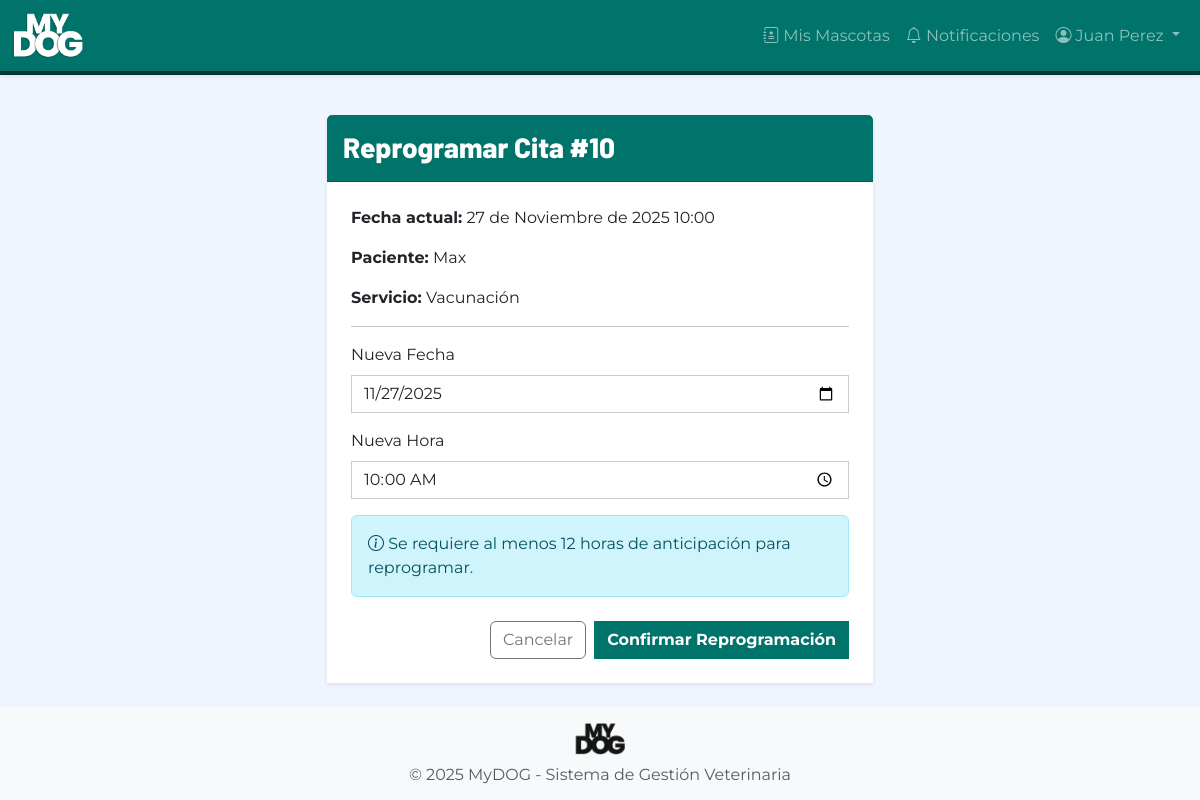
The app's page /citas/10/reprogramar/ (signed in) with its own data.
### autenticacion/models.py (models this page shows, shortened)
class Usuario(AbstractUser):
    ROL_CHOICES = [
        ('ADMIN', 'Administrador'),
        ('VETERINARIO', 'Veterinario'),
        ('ADMINISTRATIVO', 'Personal Administrativo'),
        ('PROPIETARIO', 'Propietario'),
    ]
    rol = models.CharField(
        max_length=20,
        choices=ROL_CHOICES,
        verbose_name='Rol',
        help_text='Rol del usuario en el sistema'
    )
    activo = models.BooleanField(
        default=True,
        verbose_name='Activo',
        help_text='Indica si el usuario puede acceder al sistema'
    )
    intentos_fallidos = models.IntegerField(
        default=0,
        verbose_name='Intentos fallidos',
        help_text='Número de intentos fallidos de login consecutivos'
    )
    bloqueado_hasta = models.DateTimeField(
        null=True,
        blank=True,
        verbose_name='Bloqueado hasta',
        help_text='Fecha y hora hasta la cual el usuario está bloqueado'
    )
    foto_perfil = models.ImageField(
        upload_to='perfiles/',
        null=True,
        blank=True,
        verbose_name='Foto de perfil'
    )
    telefono = models.CharField(
        max_length=15,
        blank=True,
        verbose_name='Teléfono'
    )
    fecha_creacion = models.DateTimeField(
        auto_now_add=True,
        verbose_name='Fecha de creación'
    )
    fecha_modificacion = models.DateTimeField(
        auto_now=True,
        verbose_name='Fecha de modificación'
    )
    class Meta:
        verbose_name = 'Usuario'
        verbose_name_plural = 'Usuarios'
        ordering = ['-fecha_creacion']
    def es_admin(self):
        return self.rol == 'ADMIN'

### citas/models.py (models this page shows, shortened)
class Cita(models.Model):
    ESTADO_CHOICES = [
        ('PROGRAMADA', 'Programada'),
        ('CONFIRMADA', 'Confirmada'),
        ('COMPLETADA', 'Completada'),
        ('CANCELADA', 'Cancelada'),
        ('INASISTENCIA', 'Inasistencia'),
    ]
    propietario = models.ForeignKey(
        'propietarios.Propietario',
        on_delete=models.PROTECT,
        related_name='citas',
        verbose_name='Propietario',
        help_text='Propietario de la mascota'
    )
    mascota = models.ForeignKey(
        'mascotas.Mascota',
        on_delete=models.PROTECT,
        related_name='citas',
        verbose_name='Mascota',
        help_text='Mascota a atender'
    )
    servicio = models.ForeignKey(
        'servicios.Servicio',
        on_delete=models.PROTECT,
        related_name='citas',
        verbose_name='Servicio',
        help_text='Servicio veterinario solicitado'
    )
    veterinario = models.ForeignKey(
        'autenticacion.Usuario',
        on_delete=models.PROTECT,
        limit_choices_to={'rol': 'VETERINARIO'},
        related_name='citas_asignadas',
        verbose_name='Veterinario',
        help_text='Veterinario asignado'
    )
    fecha = models.DateField(
        verbose_name='Fecha',
        help_text='Fecha de la cita'
    )
    hora = models.TimeField(
        verbose_name='Hora',
        help_text='Hora de inicio de la cita'
    )
    estado = models.CharField(
        max_length=15,
        choices=ESTADO_CHOICES,
        default='PROGRAMADA',
        verbose_name='Estado'
    )
    es_emergencia = models.BooleanField(
        default=False,
        verbose_name='Es emergencia',
        help_text='Indica si es una cita de emergencia (sin restricciones de horario)'
    )
    observaciones = models.TextField(
        max_length=500,
        blank=True,
        verbose_name='Observaciones',
        help_text='Observaciones o motivo de la cita'
    )
    motivo_cancelacion = models.TextField(
        max_length=500,
        blank=True,
        verbose_name='Motivo de cancelación',
        help_text='Motivo por el cual se canceló la cita'
    )
    fecha_creacion = models.DateTimeField(
        auto_now_add=True,
        verbose_name='Fecha de creación'
    )
    fecha_modificacion = models.DateTimeField(
        auto_now=True,
        verbose_name='Fecha de modificación'
    )
    usuario_creador = models.ForeignKey(
        'autenticacion.Usuario',
        on_delete=models.PROTECT,
        related_name='citas_creadas',
        verbose_name='Usuario creador',
        help_text='Usuario que creó la cita'
    )
    class Meta:
        verbose_name = 'Cita'
        verbose_name_plural = 'Citas'
        ordering = ['-fecha', '-hora']
        indexes = [
            models.Index(fields=['fecha', 'hora']),
            models.Index(fields=['veterinario', 'fecha']),
            models.Index(fields=['estado']),
        ]
        unique_together = [['veterinario', 'fecha', 'hora']]  # No permitir citas duplicadas
    def puede_reprogramar(self, usuario):
        if self.estado not in ['PROGRAMADA', 'CONFIRMADA']:
            return False, 'La cita ya no puede ser reprogramada'
        if usuario.es_admin():
            return True, ''
        fecha_hora_cita = datetime.combine(self.fecha, self.hora)
        ahora = timezone.now()
        diferencia = fecha_hora_cita - ahora.replace(tzinfo=None)
        if diferencia < timedelta(hours=12):
            return False, 'La reprogramación requiere al menos 12 horas de anticipación'
        return True, ''

### mascotas/models.py (models this page shows, shortened)
class Mascota(models.Model):
    ESPECIE_CHOICES = [
        ('PERRO', 'Perro'),
        ('GATO', 'Gato'),
        ('AVE', 'Ave'),
        ('ROEDOR', 'Roedor'),
        ('REPTIL', 'Reptil'),
        ('OTRO', 'Otro'),
    ]
    SEXO_CHOICES = [
        ('M', 'Macho'),
        ('H', 'Hembra'),
    ]
    propietario = models.ForeignKey(
        'propietarios.Propietario',
        on_delete=models.PROTECT,
        related_name='mascotas',
        verbose_name='Propietario',
        help_text='Propietario actual de la mascota'
    )
    nombre = models.CharField(
        max_length=50,
        verbose_name='Nombre',
        help_text='Nombre de la mascota (2-50 caracteres)'
    )
    especie = models.CharField(
        max_length=10,
        choices=ESPECIE_CHOICES,
        verbose_name='Especie',
        help_text='Especie de la mascota'
    )
    raza = models.CharField(
        max_length=50,
        verbose_name='Raza',
        help_text='Raza de la mascota'
    )
    edad = models.PositiveIntegerField(
        validators=[MinValueValidator(0)],
        verbose_name='Edad',
        help_text='Edad de la mascota en años'
    )
    peso = models.DecimalField(
        max_digits=5,
        decimal_places=2,
        null=True,
        blank=True,
        validators=[MinValueValidator(0.01)],
        verbose_name='Peso',
        help_text='Peso de la mascota en kilogramos (opcional)'
    )
    sexo = models.CharField(
        max_length=1,
        choices=SEXO_CHOICES,
        blank=True,
        verbose_name='Sexo',
        help_text='Sexo de la mascota (opcional)'
    )
    observaciones = models.TextField(
        max_length=300,
        blank=True,
        verbose_name='Observaciones',
        help_text='Observaciones adicionales (máx 300 caracteres)'
    )
    foto = models.ImageField(
        upload_to='mascotas/',
        null=True,
        blank=True,
        verbose_name='Foto',
        help_text='Foto de la mascota'
    )
    activo = models.BooleanField(
        default=True,
        verbose_name='Activo',
        help_text='Indica si la mascota está activa (no transferida ni fallecida)'
    )
    fecha_registro = models.DateTimeField(
        auto_now_add=True,
        verbose_name='Fecha de registro'
    )
    fecha_modificacion = models.DateTimeField(
        auto_now=True,
        verbose_name='Fecha de modificación'
    )
    class Meta:
        verbose_name = 'Mascota'
        verbose_name_plural = 'Mascotas'
        ordering = ['-fecha_registro']
        indexes = [
            models.Index(fields=['propietario', 'nombre']),
            models.Index(fields=['especie']),
        ]

### servicios/models.py (models this page shows, shortened)
class Servicio(models.Model):
    TIPO_CHOICES = [
        ('CONSULTA', 'Consulta veterinaria'),
        ('VACUNACION', 'Vacunación'),
        ('DESPARASITACION', 'Desparasitación'),
        ('CIRUGIA', 'Cirugía'),
        ('CONTROL_PESO', 'Control de peso'),
        ('PELUQUERIA', 'Peluquería'),
        ('VENTA_PRODUCTOS', 'Venta de productos'),
        ('OTRO', 'Otro'),
    ]
    nombre = models.CharField(
        max_length=20,
        choices=TIPO_CHOICES,
        unique=True,
        verbose_name='Nombre del servicio',
        help_text='Tipo de servicio veterinario'
    )
    duracion_minutos = models.PositiveIntegerField(
        validators=[MinValueValidator(15)],
        verbose_name='Duración en minutos',
        help_text='Duración estimada del servicio (mínimo 15 minutos)'
    )
    precio = models.DecimalField(
        max_digits=10,
        decimal_places=2,
        validators=[MinValueValidator(0)],
        verbose_name='Precio',
        help_text='Precio del servicio en pesos colombianos'
    )
    descripcion = models.TextField(
        max_length=500,
        blank=True,
        verbose_name='Descripción',
        help_text='Descripción detallada del servicio (opcional)'
    )
    activo = models.BooleanField(
        default=True,
        verbose_name='Activo',
        help_text='Indica si el servicio está disponible para agendamiento'
    )
    color_calendario = models.CharField(
        max_length=7,
        default='#00736A',
        verbose_name='Color en calendario',
        help_text='Color en formato hexadecimal para mostrar en calendario'
    )
    fecha_creacion = models.DateTimeField(
        auto_now_add=True,
        verbose_name='Fecha de creación'
    )
    fecha_modificacion = models.DateTimeField(
        auto_now=True,
        verbose_name='Fecha de modificación'
    )
    class Meta:
        verbose_name = 'Servicio'
        verbose_name_plural = 'Servicios'
        ordering = ['nombre']

### citas/views.py (the view, shortened to what this page needs)
# urls.py: path('<int:pk>/reprogramar/', views.reprogramar_cita, name='reprogramar'),
@login_required
def reprogramar_cita(request, pk):
    cita = get_object_or_404(Cita, pk=pk)
    if request.user.rol == 'PROPIETARIO' and cita.propietario.usuario_id != request.user.id:
        messages.error(request, 'No tienes permisos para gestionar esta cita.')
        return redirect('citas:detalle', pk=pk)
    puede_reprogramar, mensaje = cita.puede_reprogramar(request.user)
    if not puede_reprogramar:
        messages.error(request, mensaje)
        return redirect('citas:detalle', pk=pk)
    return render(request, 'citas/reprogramar.html', {'cita': cita})

### templates/citas/reprogramar.html (shortened to what this page needs)
{% extends 'base.html' %}
{% block content %}
<div class="row justify-content-center">
    <div class="col-md-6">
        <div class="card shadow-sm border-0">
            <div class="card-header bg-primary-mydog text-white py-3">
                <h3 class="font-titulo mb-0">Reprogramar Cita #{{ cita.id }}</h3>
            </div>
            <div class="card-body p-4">
                <p><strong>Fecha actual:</strong> {{ cita.fecha }} {{ cita.hora }}</p>
                <p><strong>Paciente:</strong> {{ cita.mascota.nombre }}</p>
                <p><strong>Servicio:</strong> {{ cita.servicio.get_nombre_display }}</p>
                <hr>
                <form method="post">
                    <div class="mb-3">
                        <label for="fecha" class="form-label">Nueva Fecha</label>
                        <input type="date" name="fecha" id="fecha" class="form-control" value="{{ cita.fecha|date:'Y-m-d' }}" required>
                    </div>
                    <div class="mb-3">
                        <label for="hora" class="form-label">Nueva Hora</label>
                        <input type="time" name="hora" id="hora" class="form-control" value="{{ cita.hora|time:'H:i' }}" required>
                    </div>
                    <div class="alert alert-info">
                        <i class="bi bi-info-circle"></i> Se requiere al menos 12 horas de anticipación para reprogramar.
                    </div>
                    <div class="d-flex justify-content-end gap-2 mt-4">
                        <a href="{% url 'citas:detalle' cita.pk %}" class="btn btn-outline-secondary">Cancelar</a>
                        <button type="submit" class="btn btn-primary-mydog">Confirmar Reprogramación</button>
                    </div>
                </form>
            </div>
        </div>
    </div>
</div>
{% endblock %}

### templates/base.html (shortened to what this page needs)
{% load static %}
<!DOCTYPE html>
<html lang="es">
<head>
    <link href="https://cdn.jsdelivr.net/npm/bootstrap@5.3.0/dist/css/bootstrap.min.css" rel="stylesheet">
    <link rel="stylesheet" href="https://cdn.jsdelivr.net/npm/bootstrap-icons@1.11.0/font/bootstrap-icons.css">
    <link rel="stylesheet" href="{% static 'css/base.css' %}">
    <link rel="stylesheet" href="{% static 'css/responsive.css' %}">
</head>
<body>
    <nav class="navbar navbar-expand-lg navbar-dark bg-primary-mydog shadow-sm">
        <div class="container-fluid">
            <a class="navbar-brand" href="{% url 'home' %}">
                <img src="{% static 'img/logo-mydog-blanco.png' %}" alt="MyDOG" height="45" class="d-inline-block">
            </a>
            <div class="collapse navbar-collapse" id="navbarNav">
                <ul class="navbar-nav ms-auto">
                    {% if user.is_authenticated %}
                        <li class="nav-item">
                            <a class="nav-link" href="{% url 'historiales:mis_mascotas' %}">
                                <i class="bi bi-journal-medical"></i>
                                {% if user.rol == 'PROPIETARIO' %}Mis Mascotas{% else %}Historiales{% endif %}
                            </a>
                        </li>
                        <li class="nav-item">
                            <a class="nav-link" href="{% url 'notificaciones:lista' %}">
                                <i class="bi bi-bell"></i> Notificaciones
                            </a>
                        </li>
                        <li class="nav-item dropdown">
                            <a class="nav-link dropdown-toggle" href="#" role="button" data-bs-toggle="dropdown">
                                <i class="bi bi-person-circle"></i> {{ user.get_full_name|default:user.username }}
                            </a>
                        </li>
                    {% else %}
                        <li class="nav-item">
                            <a class="nav-link" href="{% url 'autenticacion:login' %}">Iniciar Sesión</a>
                        </li>
                    {% endif %}
                </ul>
            </div>
        </div>
    </nav>
    <main class="container py-4">
        {% block content %}{% endblock %}
    </main>
    <footer class="footer mt-auto py-3 bg-light">
        <div class="container text-center">
            <img src="{% static 'img/logo-mydog-negro.png' %}" alt="MyDOG" height="32" class="mb-2">
            <p class="text-muted mb-0">&copy; 2025 MyDOG - Sistema de Gestión Veterinaria</p>
        </div>
    </footer>
</body>
</html>

### static/css/base.css (style rules this page uses)
:root { --color-primary: #00736A; --color-secondary: #003535; --color-accent: #F95C32; --color-accent-light: #0FF7750; --color-bg-light: #F0F4FF; --color-gray: #CCCBD1; --color-white: #FFFFFF; --color-black: #000000; --font-titulo: 'Barlow', sans-serif; --font-subtitulo: 'Montserrat', sans-serif; --font-texto: 'Montserrat', sans-serif; }
body { font-family: var(--font-texto); background-color: var(--color-bg-light); color: var(--color-black); }
h1, h2, h3, h4, h5, h6, .font-titulo { font-family: var(--font-titulo); font-weight: 800; }
.bg-primary-mydog { background-color: var(--color-primary) !important; }
.btn-primary-mydog { background-color: var(--color-primary); border-color: var(--color-primary); color: var(--color-white); font-family: var(--font-subtitulo); font-weight: 700; border-radius: 0 !important; }
.card { border-radius: 0 !important; }
.form-control, .form-select { border-radius: 0 !important; border-color: var(--color-gray); }
.navbar { box-shadow: 0 2px 4px rgba(0,0,0,0.1); box-shadow: none; border-bottom: 4px solid var(--color-secondary); }

### templates/base.html (style rules this page uses)
html, body { height: 100%; }
body { display: flex; flex-direction: column; }
main { flex: 1 0 auto; }
footer { flex-shrink: 0; }

### records on screen
Usuario: get_full_name "Juan Perez"
Cita: id "10", fecha "27 de Noviembre de 2025", hora "10:00", mascota.nombre "Max", servicio.nombre "Vacunación", fecha "11/27/2025"
